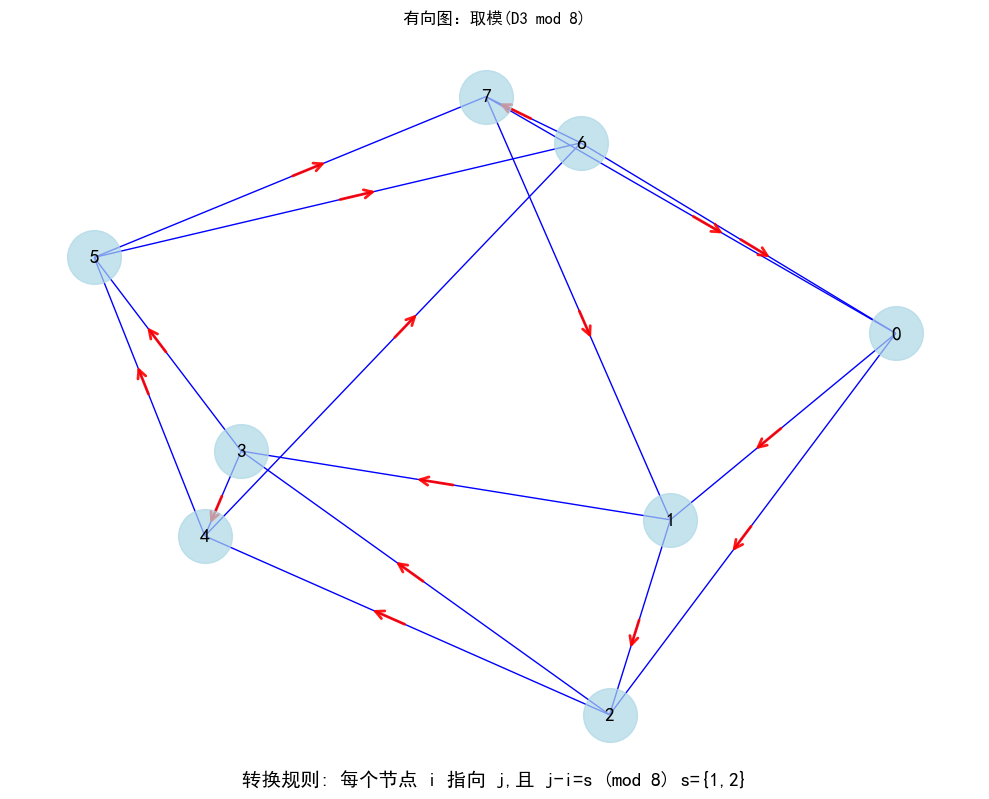

Source code (Python):
import networkx as nx
import matplotlib.pyplot as plt

from graph_utils.graph_drawer import draw_arrow_on_edges

# 解决中文显示问题
plt.rcParams['font.sans-serif'] = ['SimHei']  # 使用黑体
plt.rcParams['axes.unicode_minus'] = False  # 正常显示负号

## 创建有向图
G = nx.DiGraph()

# 所有3位二进制数(顶点),只设置了ID
vertices = [i for i in range(8)]
# 添加顶点
G.add_nodes_from(vertices)

# 定义边的规则:i,j,且j-i = s (mod 8),s ={1,2}
s = {1, 2}
for x in vertices:
    for y in vertices:
        if (y-x) % 8 in s:
            G.add_edge(x, y)
# 绘制图形
plt.figure(figsize=(10, 8))
pos = nx.spring_layout(G, seed=42)  #使用spring 布局

# 绘制节点和边
nx.draw_networkx_nodes(G, pos, node_size=1500, node_color='lightblue',alpha=0.7)
nx.draw_networkx_edges(G, pos, arrows=False, edge_color='b')
# 绘制箭头
draw_arrow_on_edges(G, pos, position=0.5, arrowstyle='->', color='red', mutation_scale=15, lw=2, alpha=0.9)
# 标注顶点
nx.draw_networkx_labels(G, pos , font_size=14, font_color='black')

# 设置标题和调整布局
plt.title('有向图：取模(D3 mod 8)')
plt.axis('off')
plt.tight_layout(pad=3.0)  # 增加内边距
plt.tight_layout()
# 添加图例解释
plt.figtext(0.5, 0.01,
            "转换规则: 每个节点 i 指向 j,且 j-i=s (mod 8) s={1,2}",
            ha='center', fontsize=14)
#plt.show()
plt.savefig('1-1-1-d.png', bbox_inches='tight')
